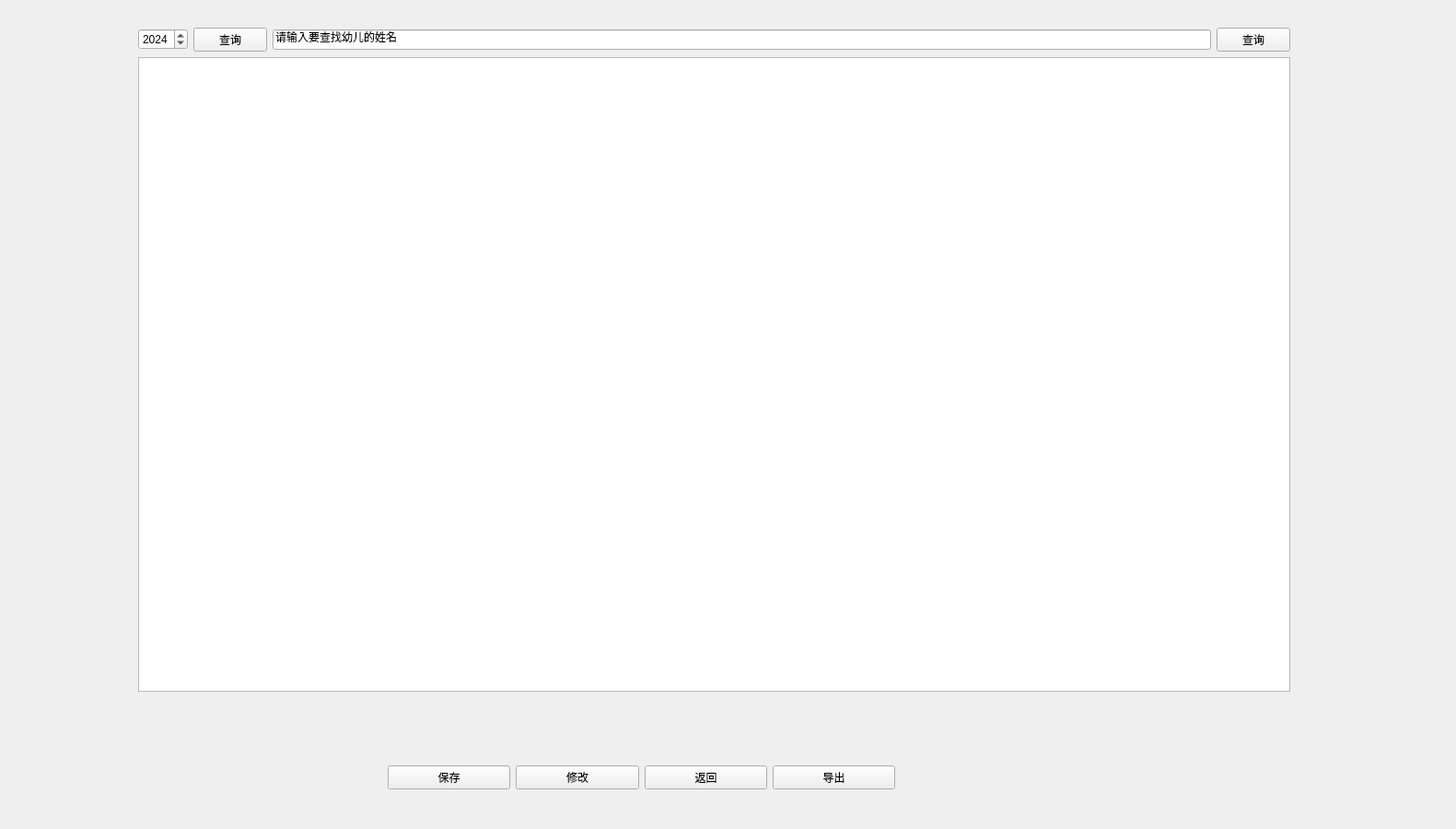
<?xml version="1.0" encoding="UTF-8"?>
<ui version="4.0">
 <class>StuHealthy</class>
 <widget class="QWidget" name="StuHealthy">
  <property name="geometry">
   <rect>
    <x>0</x>
    <y>0</y>
    <width>1581</width>
    <height>900</height>
   </rect>
  </property>
  <property name="windowTitle">
   <string>学生体检管理系统</string>
  </property>
  <widget class="QWidget" name="">
   <property name="geometry">
    <rect>
     <x>421</x>
     <y>819</y>
     <width>551</width>
     <height>51</height>
    </rect>
   </property>
   <layout class="QHBoxLayout" name="horizontalLayout">
    <item>
     <widget class="PrimaryPushButton" name="SaveButton">
      <property name="text">
       <string>保存</string>
      </property>
     </widget>
    </item>
    <item>
     <widget class="PrimaryPushButton" name="changeButton">
      <property name="text">
       <string>修改</string>
      </property>
     </widget>
    </item>
    <item>
     <widget class="PrimaryPushButton" name="returnButton">
      <property name="text">
       <string>返回</string>
      </property>
     </widget>
    </item>
    <item>
     <widget class="PrimaryPushButton" name="SaveButton_2">
      <property name="text">
       <string>导出</string>
      </property>
     </widget>
    </item>
   </layout>
  </widget>
  <widget class="QWidget" name="">
   <property name="geometry">
    <rect>
     <x>150</x>
     <y>30</y>
     <width>1251</width>
     <height>721</height>
    </rect>
   </property>
   <layout class="QGridLayout" name="gridLayout">
    <item row="0" column="0">
     <layout class="QHBoxLayout" name="horizontalLayout_2">
      <item>
       <widget class="SpinBox" name="YearBox">
        <property name="minimum">
         <number>2020</number>
        </property>
        <property name="maximum">
         <number>2048</number>
        </property>
        <property name="value">
         <number>2024</number>
        </property>
       </widget>
      </item>
      <item>
       <widget class="PrimaryPushButton" name="queryYearButton">
        <property name="text">
         <string>查询</string>
        </property>
       </widget>
      </item>
     </layout>
    </item>
    <item row="0" column="1">
     <layout class="QHBoxLayout" name="horizontalLayout_3">
      <item>
       <widget class="QLineEdit" name="lineEdit">
        <property name="text">
         <string>请输入要查找幼儿的姓名</string>
        </property>
       </widget>
      </item>
      <item>
       <widget class="PrimaryPushButton" name="queryChildButton">
        <property name="text">
         <string>查询</string>
        </property>
       </widget>
      </item>
     </layout>
    </item>
    <item row="1" column="0" colspan="2">
     <widget class="TableWidget" name="TableWidget"/>
    </item>
   </layout>
  </widget>
 </widget>
 <customwidgets>
  <customwidget>
   <class>PushButton</class>
   <extends>QPushButton</extends>
   <header>qfluentwidgets</header>
  </customwidget>
  <customwidget>
   <class>PrimaryPushButton</class>
   <extends>PushButton</extends>
   <header>qfluentwidgets</header>
  </customwidget>
  <customwidget>
   <class>SpinBox</class>
   <extends>QSpinBox</extends>
   <header>qfluentwidgets</header>
  </customwidget>
  <customwidget>
   <class>TableWidget</class>
   <extends>QTableWidget</extends>
   <header>qfluentwidgets</header>
  </customwidget>
 </customwidgets>
 <resources/>
 <connections/>
</ui>
